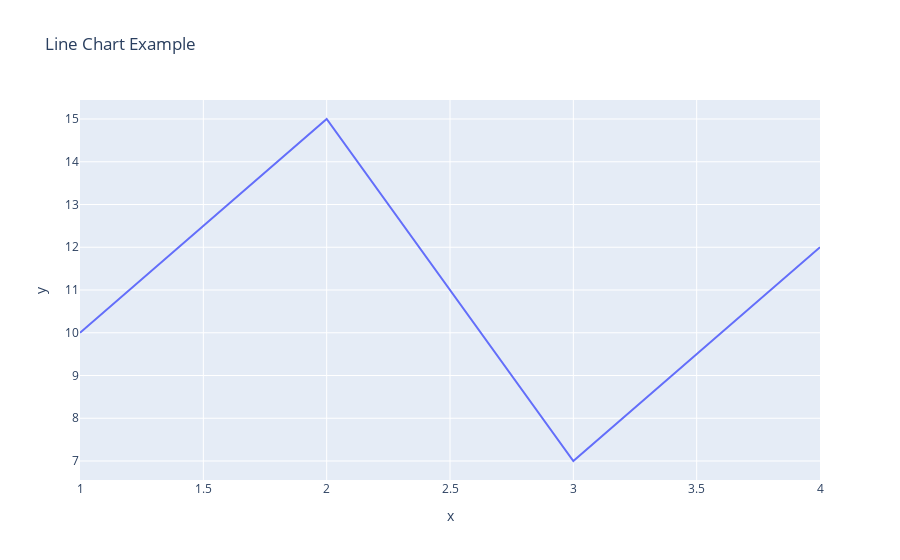

The notebook cell this image was saved under:
### Markdown cell above
Visualizations in Plotly

### Code cell
# Line Chart

import plotly.express as px
import pandas as pd

df = pd.DataFrame({'x': [1, 2, 3, 4], 'y': [10, 15, 7, 12]})
fig = px.line(df, x='x', y='y', title="Line Chart Example")
fig.show()

### Figure 1 — Plotly figure (JSON) as saved in the notebook; plotly's stock layout.template omitted (floating-point values rounded to 4 significant figures)
{"data": [{"hovertemplate": "x=%{x}<br>y=%{y}<extra></extra>", "legendgroup": "", "line": {"color": "#636efa", "dash": "solid"}, "marker": {"symbol": "circle"}, "mode": "lines", "name": "", "orientation": "v", "showlegend": false, "type": "scatter", "x": [1, 2, 3, 4], "xaxis": "x", "y": [10, 15, 7, 12], "yaxis": "y"}], "layout": {"legend": {"tracegroupgap": 0}, "title": {"text": "Line Chart Example"}, "xaxis": {"anchor": "y", "domain": [0, 1], "title": {"text": "x"}}, "yaxis": {"anchor": "x", "domain": [0, 1], "title": {"text": "y"}}}}
